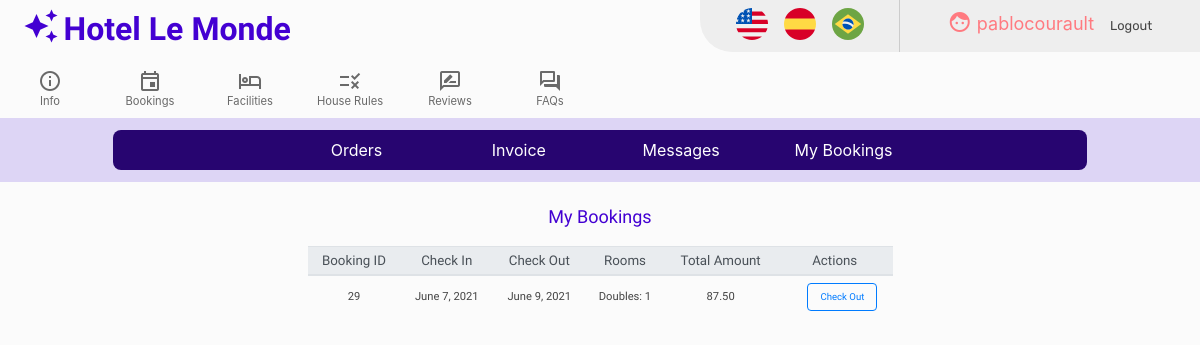
/mybookings (signed in), run on an earlier commit of the app's database.
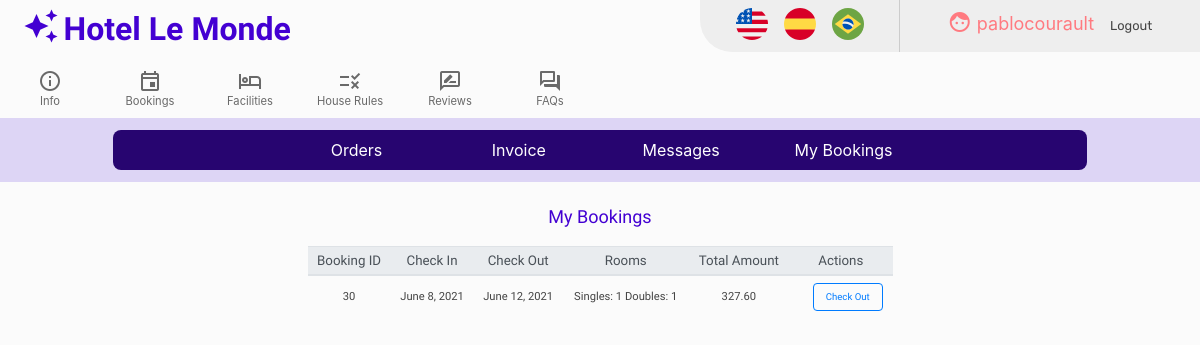
And on a later commit of the database.
### hotel/models.py (models this page shows, shortened)
class Bookings(models.Model):
       user = models.ForeignKey(User, on_delete=models.CASCADE, blank=False)
       singles = models.IntegerField(validators=[MinValueValidator(0),
                                                 MaxValueValidator(8)],default=0)
       doubles = models.IntegerField(validators=[MinValueValidator(0),
                                                 MaxValueValidator(16)],default=0)
       triples = models.IntegerField(validators=[MinValueValidator(0),
                                                 MaxValueValidator(8)],default=0)
       quadruples = models.IntegerField(validators=[MinValueValidator(0),
                                                    MaxValueValidator(4)],default=0)
       checkin_date = models.DateField(blank=False, auto_now=False, auto_now_add=False)
       checkout_date = models.DateField(blank=False, auto_now=False, auto_now_add=False)
       checkout_code = models.CharField(max_length=6, blank=False)
       amount = models.DecimalField(blank=False, max_digits=8, decimal_places=2)
       checkin = models.BooleanField(default=False)

### hotel/views.py (the view, shortened to what this page needs)
# urls.py: path("mybookings", views.mybookings, name="mybookings"),
@login_required
@csrf_exempt
def mybookings(request):
    today = date.today()
    bookings = Bookings.objects.filter(user=request.user).order_by('checkin_date')
    is_guest = Guests.objects.filter(guest=request.user).exists()
    if request.method != "POST":
        post = False
        error = False
        return  render(request, "hotel/mybookings.html", { 'post': post,
                                                           'error': error,
                                                           'bookings': bookings,
                                                           'today': today,
                                                           'is_guest': is_guest })

### hotel/templates/hotel/mybookings.html (shortened to what this page needs)
{% extends "hotel/layout.html" %}
{% load i18n %}
{% load static %}
{% block body %}
<div class="row">
    <div class="col-lg-12 col-sm-12 booking-title">
    {% translate 'My Bookings' %}
    </div>
</div>
<div class="row">
   <div class="col-lg-3 col-sm-12">
   </div>
   <div class="col-lg-6 col-sm-12">
  {% if bookings %}
  <table class="table" id="mybookings-table">
    <thead class="thead-light">
      <tr>
        <th scope="col"> {% translate 'Booking ID' %} </th>
        <th scope="col"> {% translate 'Check In' %} </th>
        <th scope="col"> {% translate 'Check Out' %} </th>
        <th scope="col"> {% translate 'Rooms' %} </th>
        <th scope="col"> {% translate 'Total Amount' %} </th>
        <th scope="col" colspan="2"> {% translate 'Actions' %}</th>
      </tr>
    </thead>
    <tbody>
      {% for bk in bookings %}
      <tr id='tr-{{bk.id}}'>
         <td> {{ bk.id }} </td>
          <td id='datein-{{bk.id}}'> {{ bk.checkin_date }} </td>
          <td id='dateout-{{bk.id}}'> {{ bk.checkout_date }} </td>
          <td id='rooms-{{bk.id}}'>
            {% if bk.singles > 0 %}
               Singles: {{ bk.singles}}
            {% endif %}
            {% if bk.doubles > 0 %}
               Doubles: {{bk.doubles}}
            {% endif %}
          </td>
          <td id='amount-{{bk.id}}'> {{ bk.amount}} </td>
          {% if bk.checkin %}
          <td></td>
          <td> <button type="button" class="btn btn-outline-primary mybookings-btn btn-checkout" data-checkout_id='{{bk.id}}'> {% translate 'Check Out' %} </button> </td>
          {% endif %}
      </tr>
      {% endfor %}
    </tbody>
  </table>
  {% else %}
  <div class="alert alert-warning border border-warning booking-info">
    <div class="material-icons booking-info-icon">error</div>
      <div> {% translate 'You don\'t have bookings.' %} </div>
  </div>
  {% endif %}
</div>
<div class="col-lg-3 col-sm-12">
</div>
</div>
{% endblock %}

What changed in the data, as far as the page shows it:
removed Bookings: id "29", checkin_date "June 7, 2021", checkout_date "June 9, 2021", doubles "1", amount "87.50"
added Bookings: id "30", checkin_date "June 8, 2021", checkout_date "June 12, 2021", singles "1", doubles "1", amount "327.60"
